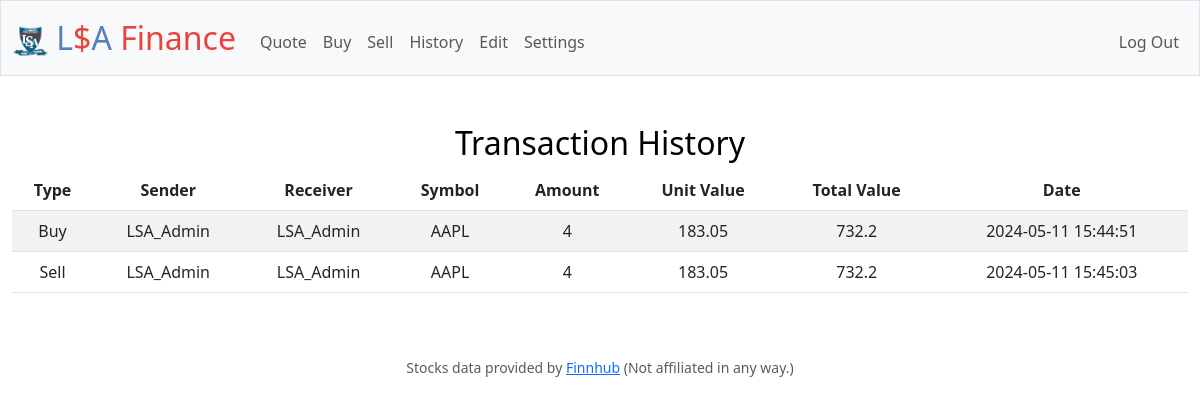
Page /history (signed in) on the earlier database version.
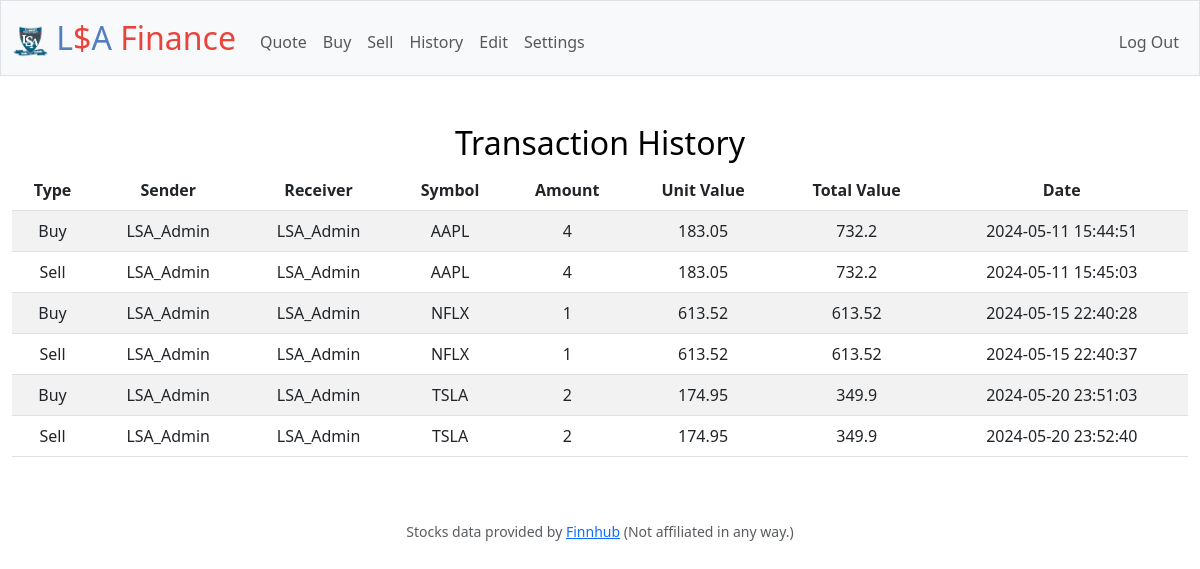
Same page on the later database version.
### tables this page shows
CREATE TABLE history (
        id INTEGER PRIMARY KEY AUTOINCREMENT,
        type TEXT,
        sender_id INTEGER NOT NULL,
        receiver_id INTEGER NOT NULL,
        symbol TEXT NOT NULL,
        amount NUMERIC NOT NULL,
        unit_value NUMERIC NOT NULL,
        total_value NUMERIC NOT NULL,
        date_time TIMESTAMP DEFAULT CURRENT_TIMESTAMP,
        FOREIGN KEY (sender_id) REFERENCES users(id)
        FOREIGN KEY (receiver_id) REFERENCES users(id)
    );

CREATE TABLE users (
        id INTEGER PRIMARY KEY AUTOINCREMENT,
        first_name TEXT NOT NULL,
        last_name TEXT NOT NULL,
        username TEXT NOT NULL UNIQUE,
        hashed_password TEXT NOT NULL UNIQUE
    );

### app.py (the view)
@app.route("/history")
@login_required
@using_database
def history(connected):
    db = connected.cursor()
    history = db.execute("SELECT type, sender_id, receiver_id, symbol, amount, unit_value, total_value, date_time FROM history WHERE sender_id = ? OR receiver_id = ?", (session["user_id"], session["user_id"])).fetchall()
    for i, event in enumerate(history):
        event = list(event)
        sender_username = db.execute("SELECT username FROM users WHERE id = ?", [event[1]]).fetchone()
        receiver_username = db.execute("SELECT username FROM users WHERE id = ?", [event[2]]).fetchone()
        event[1] = sender_username[0]
        event[2] = receiver_username[0]
        history[i] = event  # Assign the modified list back to the history list
    return render_template("history.html", history=history)

### helpers.py (called while the page is built)
def login_required(f):
    @wraps(f)
    def decorated_function(*args, **kwargs):
        if "user_id" not in session or session["user_id"] is None:
            return redirect("/login")
        return f(*args, **kwargs)
    return decorated_function

def using_database(function):
    @wraps(function)
    def decorated_function(*args, **kwargs):
        def get_db():
            if 'db' not in g:
                g.db = sqlite3.connect('database.db')
            return g.db
        def close_db(e=None):
            db = g.pop('db', None)
            if db is not None:
                db.close()
        db = get_db()
        try:
            return function(db, *args, **kwargs)
        finally:
            close_db()
    return decorated_function

### templates/history.html (shortened to what this page needs)
{% extends "layout.html" %}
{% block main %}
    <h2>Transaction History</h2>
    <table class="table table-striped">
        <thead>
            <tr>
                <th scope="col">Type</th>
                <th scope="col">Sender</th>
                <th scope="col">Receiver</th>
                <th scope="col">Symbol</th>
                <th scope="col">Amount</th>
                <th scope="col">Unit Value</th>
                <th scope="col">Total Value</th>
                <th scope="col">Date</th>
            </tr>
        </thead>
        <tbody>
            {% for event in history %}
                <tr>
                    {% for element in event %}
                    <td>{{ element }}</td>
                    {% endfor %}
                </tr>
            {% endfor %}
        </tbody>
    </table>
{% endblock %}

### templates/layout.html (shortened to what this page needs)
<!DOCTYPE html>
<html lang="en">
    <head>
        <link rel="stylesheet" href="https://cdnjs.cloudflare.com/ajax/libs/font-awesome/6.0.0-beta3/css/all.min.css">
        <link href="https://cdn.jsdelivr.net/npm/bootstrap@5.3.0-alpha1/dist/css/bootstrap.min.css" rel="stylesheet">
        <link href="/static/styles.css" rel="stylesheet">
    </head>
    <body class="{{ 'dark-mode' if dark_mode else 'light-mode' }}">
        <nav class="{{ 'bg-dark navbar-dark' if dark_mode else 'bg-light navbar-light' }} border navbar navbar-expand-md">
            <div class="container-fluid">
                <a class="navbar-brand" href="/home"><img src="../static/lsa_logo.png" alt="LSA_Logo" width="35" height="35"> <span class="blue">L</span><span class="red">$</span><span class="blue">A</span> <span class="red">Finance</span></a>
                <div class="collapse navbar-collapse" id="navbar">
                    {% if session["user_id"] %}
                        <ul class="navbar-nav me-auto mt-2">
                            <li class="nav-item"><a class="nav-link" href="/quote">Quote</a></li>
                            <li class="nav-item"><a class="nav-link" href="/buy">Buy</a></li>
                            <li class="nav-item"><a class="nav-link" href="/sell">Sell</a></li>
                            <li class="nav-item"><a class="nav-link" href="/history">History</a></li>
                            <li class="nav-item"><a class="nav-link" href="/edit">Edit</a></li>
                            <li class="nav-item"><a class="nav-link" href="/settings">Settings</a></li>
                        </ul>
                        <ul class="navbar-nav ms-auto mt-2">
                            <li class="nav-item"><a class="nav-link" href="/logout">Log Out</a></li>
                        </ul>
                    {% else %}
                        <ul class="navbar-nav ms-auto mt-2">
                            <li class="nav-item"><a class="nav-link" href="/register">Register</a></li>
                            <li class="nav-item"><a class="nav-link" href="/login">Log In</a></li>
                        </ul>
                    {% endif %}
                </div>
            </div>
        </nav>
        <main class="container-fluid py-5 text-center">
            {% block main %}{% endblock %}
        </main>
        <footer class="mb-5 small text-center text-muted">
            Stocks data provided by <a href="https://https://finnhub.io">Finnhub</a> (Not affiliated in any way.)
        </footer>
    </body>
</html>

### static/styles.css (style rules this page uses)
nav .navbar-brand { font-size: xx-large; }
nav .navbar-brand .blue { color: #537fbe; }
nav .navbar-brand .red { color: #ea433b; }
body.light-mode { background-color: white; color: black; }

Differences in the rows shown:
now on one of the page's lists (row unchanged): users: username "LSA_Admin"
added history: type "Buy", symbol "NFLX", unit_value "613.52", total_value "613.52", date_time "2024-05-15 22:40:28"
added history: type "Sell", symbol "NFLX", unit_value "613.52", total_value "613.52", date_time "2024-05-15 22:40:37"
added history: type "Buy", symbol "TSLA", unit_value "174.95", total_value "349.9", date_time "2024-05-20 23:51:03"
added history: type "Sell", symbol "TSLA", unit_value "174.95", total_value "349.9", date_time "2024-05-20 23:52:40"
Other differences:
new list line: "1"
new list line: "2"
